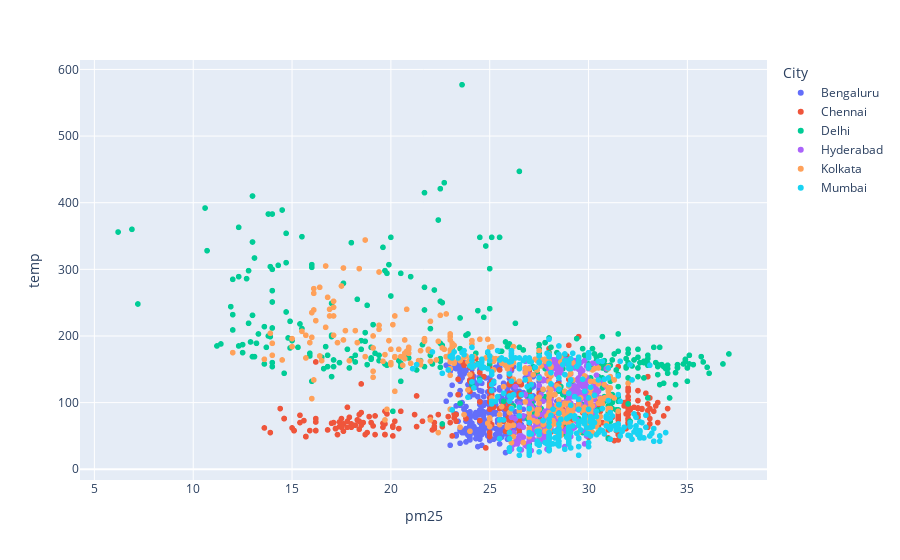

This figure's notebook cell:
### Code cell
fig=px.scatter(df19temp25,'median_x','median_y',color='City')
fig.update_layout(yaxis=dict(title='temp'),
                  xaxis=dict(title='pm25'))

### Figure 1 — Plotly figure (JSON) as saved in the notebook; plotly's stock layout.template omitted (floating-point values rounded to 4 significant figures; data arrays with more than 128 entries replaced by an {"elided": "..."} marker saying what was removed)
{"data": [{"hovertemplate": "City=Bengaluru<br>median_x=%{x}<br>median_y=%{y}<extra></extra>", "legendgroup": "Bengaluru", "marker": {"color": "#636efa", "symbol": "circle"}, "mode": "markers", "name": "Bengaluru", "showlegend": true, "type": "scattergl", "x": {"elided": "387 float values"}, "xaxis": "x", "y": {"elided": "387 int values"}, "yaxis": "y"}, {"hovertemplate": "City=Chennai<br>median_x=%{x}<br>median_y=%{y}<extra></extra>", "legendgroup": "Chennai", "marker": {"color": "#EF553B", "symbol": "circle"}, "mode": "markers", "name": "Chennai", "showlegend": true, "type": "scattergl", "x": {"elided": "387 float values"}, "xaxis": "x", "y": {"elided": "387 int values"}, "yaxis": "y"}, {"hovertemplate": "City=Delhi<br>median_x=%{x}<br>median_y=%{y}<extra></extra>", "legendgroup": "Delhi", "marker": {"color": "#00cc96", "symbol": "circle"}, "mode": "markers", "name": "Delhi", "showlegend": true, "type": "scattergl", "x": {"elided": "391 float values"}, "xaxis": "x", "y": {"elided": "391 int values"}, "yaxis": "y"}, {"hovertemplate": "City=Hyderabad<br>median_x=%{x}<br>median_y=%{y}<extra></extra>", "legendgroup": "Hyderabad", "marker": {"color": "#ab63fa", "symbol": "circle"}, "mode": "markers", "name": "Hyderabad", "showlegend": true, "type": "scattergl", "x": {"elided": "387 float values"}, "xaxis": "x", "y": {"elided": "387 int values"}, "yaxis": "y"}, {"hovertemplate": "City=Kolkata<br>median_x=%{x}<br>median_y=%{y}<extra></extra>", "legendgroup": "Kolkata", "marker": {"color": "#FFA15A", "symbol": "circle"}, "mode": "markers", "name": "Kolkata", "showlegend": true, "type": "scattergl", "x": {"elided": "387 float values"}, "xaxis": "x", "y": {"elided": "387 int values"}, "yaxis": "y"}, {"hovertemplate": "City=Mumbai<br>median_x=%{x}<br>median_y=%{y}<extra></extra>", "legendgroup": "Mumbai", "marker": {"color": "#19d3f3", "symbol": "circle"}, "mode": "markers", "name": "Mumbai", "showlegend": true, "type": "scattergl", "x": {"elided": "387 float values"}, "xaxis": "x", "y": {"elided": "387 int values"}, "yaxis": "y"}], "layout": {"autosize": true, "legend": {"title": {"text": "City"}, "tracegroupgap": 0}, "margin": {"t": 60}, "xaxis": {"anchor": "y", "autorange": true, "domain": [0, 1], "range": [4.268, 39.03], "title": {"text": "pm25"}, "type": "linear"}, "yaxis": {"anchor": "x", "autorange": true, "domain": [0, 1], "range": [-18.42, 616.4], "title": {"text": "temp"}, "type": "linear"}}}
